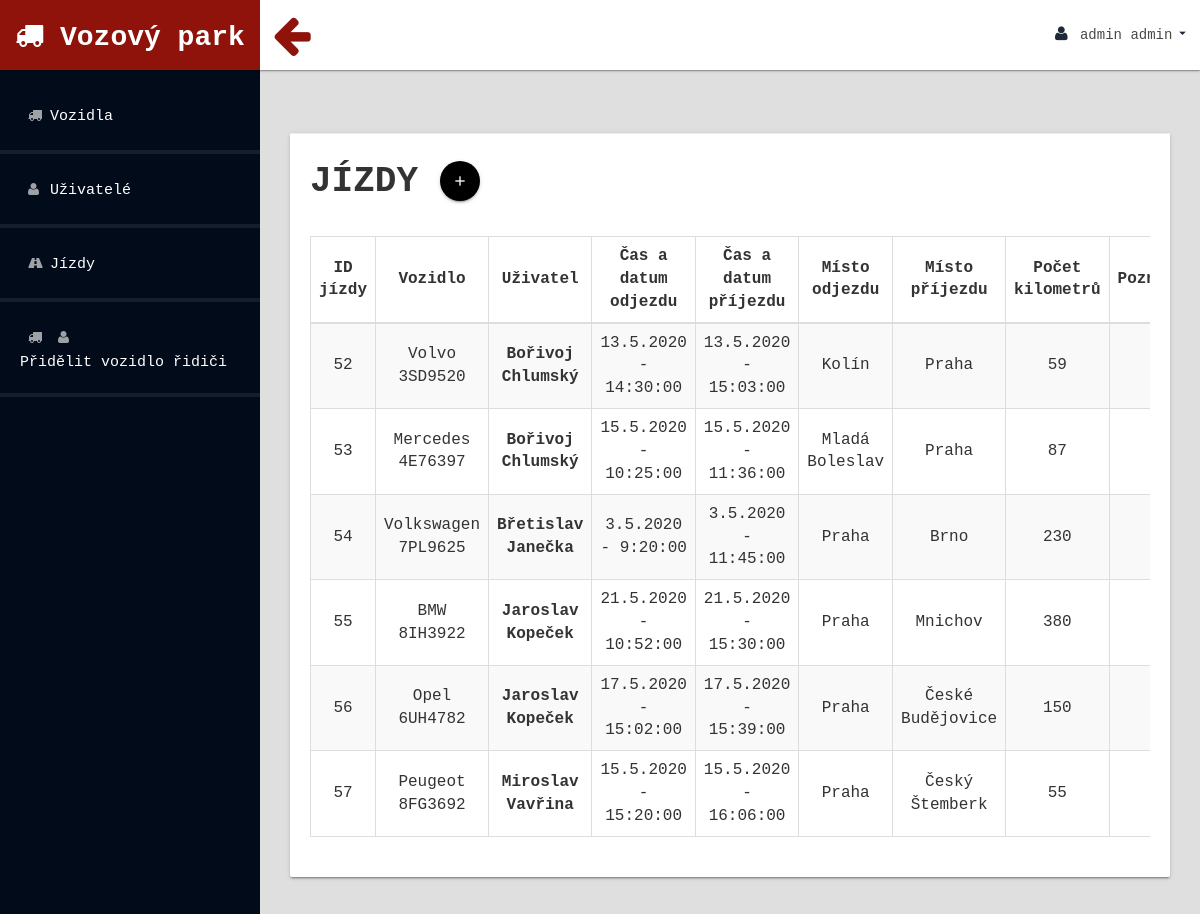
The page /rides.php (signed in) on the database its author committed.
### tables this page shows
CREATE TABLE `users` (
  `id_user` int(11) NOT NULL AUTO_INCREMENT,
  `name` varchar(255) NOT NULL,
  `email` varchar(255) NOT NULL,
  `password` varchar(255) NOT NULL,
  `note` varchar(255) DEFAULT NULL,
  `last_login` date DEFAULT NULL,
  `birthdate` date DEFAULT NULL,
  PRIMARY KEY (`id_user`)
);

CREATE TABLE `rides` (
  `id_ride` int(11) NOT NULL AUTO_INCREMENT,
  `id_user` int(11) NOT NULL,
  `id_car` int(11) NOT NULL,
  `time_left` datetime NOT NULL,
  `time_arrived` datetime NOT NULL,
  `place_left` varchar(255) NOT NULL,
  `place_arrived` varchar(255) NOT NULL,
  `km_before` varchar(255) NOT NULL,
  `km_after` varchar(255) NOT NULL,
  `note` varchar(255) DEFAULT NULL,
  `state` varchar(255) DEFAULT NULL,
  PRIMARY KEY (`id_ride`)
);

CREATE TABLE `cars` (
  `id_car` int(11) NOT NULL AUTO_INCREMENT,
  `type` varchar(255) NOT NULL,
  `SPZ` varchar(255) NOT NULL,
  PRIMARY KEY (`id_car`)
);

### inc/model.php (called while the page is built, shortened)
<?php
require_once 'inc/database.php';
class Model
{
    public static function getUserById($idUser)
    {
        $sql = "SELECT * FROM users
                WHERE id_user = '$idUser'";
        $result = Database::query($sql);
        while ($row = $result->fetch_assoc()) {
            $user = $row;
        }
        return $user;
    }
    public static function getAllRides()
    {
        $sql = "SELECT r.id_ride, u.firstname, u.surname,c.type,  c.SPZ,  r.time_left, r.time_arrived, r.place_left, r.place_arrived, r.km_before, r.km_after, r.note, r.state
        FROM rides r
        JOIN users_rides ur ON r.id_ride  = ur.id_ride
        JOIN users u ON ur.id_user = u.id_user
        JOIN cars c ON r.id_car = c.id_car;";
        $result = Database::query($sql);
        $rides = array();
        while ($row = $result->fetch_assoc()) {
            $rides[] = $row;
        }
        return $rides;
    }
}

### inc/database.php (called while the page is built, shortened)
<?php
class Database
{
    private $_connection;
    private static $_instance;
    private $_host = "localhost";
    private $_username = "root";
    private $_password = "root";
    private $_database = "mop";
    public static function getInstance()
    {
        if (!self::$_instance) {
            self::$_instance = new self();
        }
        return self::$_instance;
    }
    public static function query($query)
    {
        return self::getInstance()->getConnection()->query($query);
    }
    private function __construct()
    {
        $this->_connection = new mysqli(
            $this->_host,
            $this->_username,
            $this->_password,
            $this->_database
        );
        $this->_connection->set_charset('utf8mb4');
    }
    public function getConnection()
    {
        return $this->_connection;
    }
}

### rides.php (the view, shortened to what this page needs)
<?php
include_once  "header.php";
?>
<div class="row">
    <div class="col-md-12">
        <div class="card">
            <div class="card-action">
                <h1>
                    <b>JÍZDY</b>
                    <a class="btn-floating btn-medium waves-effect waves-light black" href="addRide.php">
                        <i class="material-icons">add</i>
                    </a>
                </h1>
            </div>
            <div class="card-content">
                <div class="table-responsive">
                    <?php if ($_SESSION["userRole"] == "1") {
                        $rides = Model::getAllRides(); ?>
                        <table class="table table-striped table-bordered table-hover" id="dataTables-example">
                            <thead>
                                <tr>
                                    <th>ID jízdy</th>
                                    <th>Vozidlo</th>
                                    <th>Uživatel</th>
                                    <th>Čas a datum odjezdu</th>
                                    <th>Čas a datum příjezdu</th>
                                    <th>Místo odjezdu</th>
                                    <th>Místo příjezdu</th>
                                    <th>Počet kilometrů</th>
                                    <th>Poznámka</th>
                                </tr>
                            </thead>
                            <tbody>
                                <?php
                                foreach ($rides as $ride) {
                                ?>
                                    <tr>
                                        <td><?= $ride['id_ride'] ?></td>
                                        <td><?= $ride['type'] . " " . $ride['SPZ'] ?></td>
                                        <th><?= $ride['firstname'] . " " . $ride['surname'] ?></td>
                                        <td><?= date("j.n.Y - G:i:s", strtotime($ride['time_left'])) ?></td>
                                        <td><?= date("j.n.Y - G:i:s", strtotime($ride['time_arrived'])) ?></td>
                                        <td><?= $ride['place_left'] ?></td>
                                        <td><?= $ride['place_arrived'] ?></td>
                                        <td><?= $ride['km_after'] - $ride['km_before'] ?></td>
                                        <td><?= $ride['note'] ?></td>
                                    </tr>
                                <?php
                                } ?>
                            </tbody>
                        </table>
                        <?php
                    }
                    ?>
                </div>
            </div>
        </div>
    </div>
</div>
<?php
include_once "footer.php";

### header.php (shortened to what this page needs)
<?php
$currUserArr = Model::getUserById($_SESSION['userId']['id_user']);
$currUser = $currUserArr['firstname'] . ' ' . $currUserArr['surname'];
?>
<head>
    <link rel="stylesheet" href="assets/css/materialize.min.css" media="screen,projection" />
    <link href="assets/css/bootstrap.css" rel="stylesheet" />
    <link href="assets/css/font-awesome.css" rel="stylesheet" />
    <link href="assets/css/custom-styles.css" rel="stylesheet" />
</head>
<body>
    <div id="wrapper">
        <nav class="navbar navbar-default top-navbar" role="navigation">
            <div class="navbar-header">
                <a class="navbar-brand waves-effect waves-dark" href="index.php">
                    <i class="fa fa-truck"></i> Vozový park</a>
                <div id="sideNav" href=""><i class="fa fa-arrow-left"></i></div>
            </div>
            <ul class="nav navbar-top-links navbar-right">
                <li>
                    <a class="dropdown-button waves-effect waves-dark" href="#!" data-activates="dropdown1">
                        <i class="fa fa-user fa-fw"></i>
                        <?= $currUser ?>
                        <i class="material-icons right">arrow_drop_down</i>
                    </a>
                </li>
            </ul>
        </nav>
        <nav class="navbar-default navbar-side" role="navigation">
            <div class="sidebar-collapse">
                <ul class="nav" id="main-menu">
                    <?php if (in_array($_SESSION["userRole"], array(1, 2, ))){?>
                    <li>
                        <a href="cars.php" class="waves-effect waves-dark">
                            <i class="fa fa-truck"></i></i>Vozidla</a>
                    </li>
<?php }?>
                    <?php if (in_array($_SESSION["userRole"], array(1))) {?>
                    <li>
                        <a href="employees.php" class="waves-effect waves-dark">
                            <i class="fa fa-user"></i>Uživatelé</a>
                    </li>
                    <?php }?>
                    <?php if (in_array($_SESSION["userRole"], array(1, 4))) {?>
                    <li>
                        <a href="rides.php" class="waves-effect waves-dark">
                            <i class="fa fa-road"></i>Jízdy</a>
                    </li>
                    <?php }?>
                    <?php if (in_array($_SESSION["userRole"], array(1, 3))) {?>
                    <li>
                        <a href="car_driver.php" class="waves-effect waves-dark">
                            <i class="fa  fa-truck"></i><i class="fa  fa-user"></i><br>Přidělit vozidlo řidiči</a>
                    </li>
                    <?php }?>
                </ul>
            </div>
        </nav>
        <div id="page-wrapper">
            <h1 class="page-header">
            </h1>
            <div id="page-inner">

### assets/css/custom-styles.css (style rules this page uses)
body { font-family: 'Courier New', Courier, monospace; background: #010b1a; }
#wrapper { width: 100%; }
#page-wrapper { padding: 15px 15px; min-height: 600px; background: #636161; }
#page-inner { width: 100%; margin: 10px 20px 10px 0px; padding: 15px 30px; min-height: 1200px; }
h1, .h1, h2, .h2, h3, .h3 { margin-top: 7px; margin-bottom: -5px; }
.navbar-side { z-index: 0; }
.navbar-side .nav>li>a>i { color: rgba(255, 255, 255, 0.62); padding: 8px; width: 20px; text-align: center; font-size: 14px; }
.top-navbar { position: fixed; width: 100%; z-index: 300; -webkit-box-shadow: 0 3px 3px rgba(0, 0, 0, 0.05); -moz-box-shadow: 0 3px 3px rgba(0, 0, 0, 0.05); box-shadow: 0 3px 3px rgba(0, 0, 0, 0.05); box-shadow: 0 1px 3px 0 rgba(0, 0, 0, .2), 0 1px 1px 0 rgba(0, 0, 0, .14), 0 2px 1px -1px rgba(0, 0, 0, .12); }
.navbar-side { z-index: 2; position: fixed; width: 260px; top: 80px; box-shadow: none; }
#page-wrapper { position: relative; top: 60px; -moz-box-shadow: 0 0 10px #636161; }
.page-header { padding-bottom: 0; margin: 0; border-bottom: 1px solid transparent; text-align: left; background-color: transparent; padding: 32px 22px 10px 28px; color: #323232; }
.top-navbar { margin: 0px; }
.top-navbar .navbar-brand { color: #fff; width: 260px; text-align: center; height: 70px; font-size: 28px; font-weight: 700; line-height: 45px; background: #8f130a; padding-bottom:15px; }
.top-navbar .nav>li { position: relative; display: inline-block; margin: 0px; padding: 0px; }
.top-navbar .nav>li>a { position: relative; display: block; padding: 25px; color: #484848; margin: 0px; }
.sidebar-collapse, .sidebar-collapse .nav { background: none; }
.sidebar-collapse .nav { padding: 0; }
.sidebar-collapse .nav>li>a { color: rgb(255, 255, 255); background: transparent; text-shadow: none; }
.sidebar-collapse>.nav>li>a { padding: 20px; font-size: 15px; }
.sidebar-collapse>.nav>li { border-bottom: 4px solid rgba(255, 255, 255, 0.08); }
.navbar-side { border: none; background: #010b1a; }
.top-navbar { background: #ffffff; border-bottom: none; }
.top-navbar .nav>li>a>i { margin-right: 0; }
.navbar-default { border: 0px solid #ffffff; }
.navbar-header { background: transparent; }
.nav>li>a>i { margin-right: 10px; color: #1f2837; font-size: 16px; }
#sideNav { float: left; left: 0; z-index: 3; color: #8f130a; cursor: pointer; border-radius: 0; width: 20px; font-size: 44px; line-height: 33px; margin: 7px 0 0 13px; width: 40px; height: 40px; text-align: center; line-height: 30px; padding-right: 3px; margin-top: 14px; border-radius: 50%; }
#page-wrapper { background: #e0dfdf; }
.card-action b { text-transform: uppercase; }
@media (min-width:768px) { #page-wrapper { margin: 0 0 0 260px; padding: 0; min-height: 1200px; } }
@media (min-width:768px) { .navbar-side { width: 260px; z-index: 1; } }
@media (min-width:768px) { .navbar { border-radius: 0px; } }

### rows shown on the page
users: currUser "admin admin"
rides: id_ride "52", id_car.type "Volvo", id_car.SPZ "3SD9520", id_user.firstname "Bořivoj", id_user.surname "Chlumský", time_left "13.5.2020 - 14:30:00", time_arrived "13.5.2020 - 15:03:00", place_left "Kolín", place_arrived "Praha", $ride['km_after']-$ride['km_before'] "59"
rides: id_ride "53", id_car.type "Mercedes", id_car.SPZ "4E76397", id_user.firstname "Bořivoj", id_user.surname "Chlumský", time_left "15.5.2020 - 10:25:00", time_arrived "15.5.2020 - 11:36:00", place_left "Mladá Boleslav", place_arrived "Praha", $ride['km_after']-$ride['km_before'] "87"
rides: id_ride "54", id_car.type "Volkswagen", id_car.SPZ "7PL9625", id_user.firstname "Břetislav", id_user.surname "Janečka", time_left "3.5.2020 - 9:20:00", time_arrived "3.5.2020 - 11:45:00", place_left "Praha", place_arrived "Brno", $ride['km_after']-$ride['km_before'] "230"
rides: id_ride "55", id_car.type "BMW", id_car.SPZ "8IH3922", id_user.firstname "Jaroslav", id_user.surname "Kopeček", time_left "21.5.2020 - 10:52:00", time_arrived "21.5.2020 - 15:30:00", place_left "Praha", place_arrived "Mnichov", $ride['km_after']-$ride['km_before'] "380"
rides: id_ride "56", id_car.type "Opel", id_car.SPZ "6UH4782", id_user.firstname "Jaroslav", id_user.surname "Kopeček", time_left "17.5.2020 - 15:02:00", time_arrived "17.5.2020 - 15:39:00", place_left "Praha", place_arrived "České Budějovice", $ride['km_after']-$ride['km_before'] "150"
rides: id_ride "57", id_car.type "Peugeot", id_car.SPZ "8FG3692", id_user.firstname "Miroslav", id_user.surname "Vavřina", time_left "15.5.2020 - 15:20:00", time_arrived "15.5.2020 - 16:06:00", place_left "Praha", place_arrived "Český Štemberk", $ride['km_after']-$ride['km_before'] "55"
